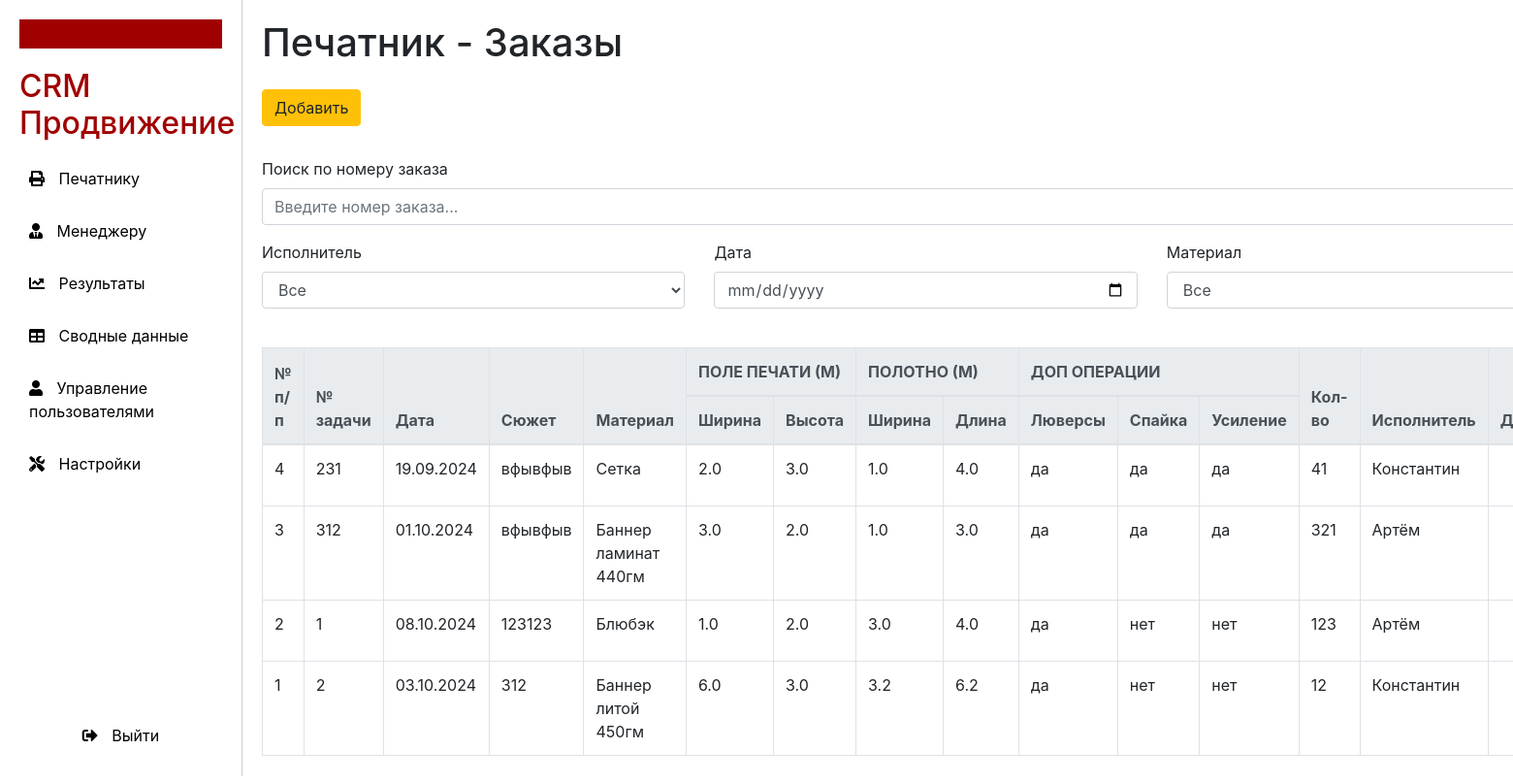
Before: /printer (signed in) with the older database file.
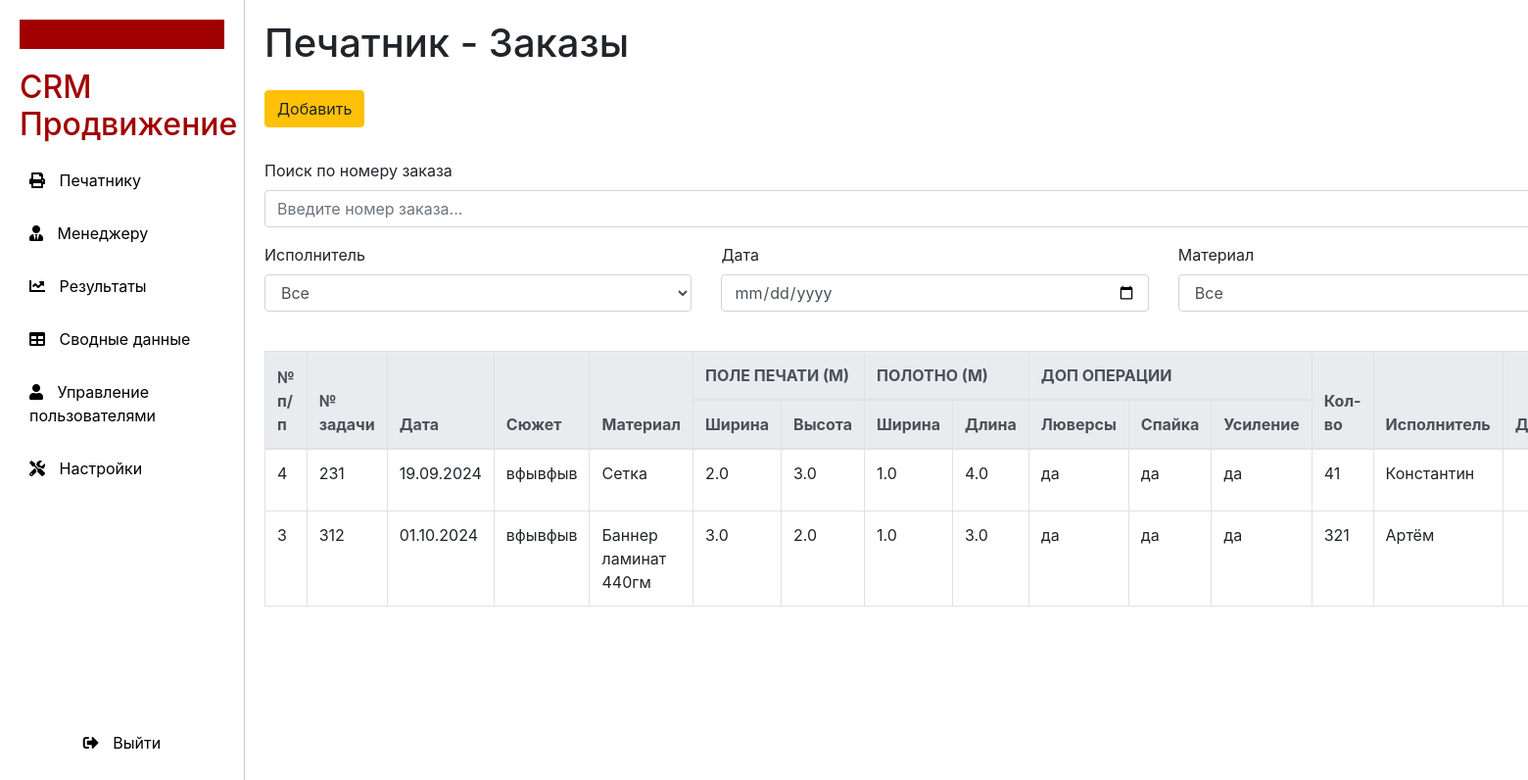
After: the same page with the newer database file.
### models.py (models this page shows)
class Order(Base):
    __tablename__ = 'orders'
    id = Column(Integer, primary_key=True, autoincrement=True)
    task_number = Column(Integer, nullable=False)
    date = Column(Date, nullable=False)
    subject = Column(String, nullable=False)
    material = Column(String, nullable=False)
    quantity = Column(Integer, nullable=False)
    performer = Column(String, nullable=False)
    print_width = Column(Float, nullable=False)
    print_height = Column(Float, nullable=False)
    canvas_width = Column(Float, nullable=False)
    canvas_length = Column(Float, nullable=False)
    eyelets = Column(String, nullable=False)
    spike = Column(String, nullable=False)
    reinforcement = Column(String, nullable=False)
    customer = Column(String, nullable=True)
    price_per_unit = Column(Integer, nullable=True)
    total_amount = Column(Integer, nullable=True)
    result: Mapped["Result"] = relationship(back_populates="order")

### main.py (the view)
@app.get("/printer", response_class=HTMLResponse)
async def printer_page(
        request: Request,
        db: Session = Depends(get_db),
        current_user: User = Depends(get_current_user)
):
    check_role_access(current_user, {Role.printer, Role.superuser, Role.admin})
    orders = db.query(Order).order_by(Order.id.desc()).all()
    return templates.TemplateResponse("printer.html",
                                      {"request": request,
                                       "orders": orders,
                                       "current_user": current_user,
                                       "role": current_user.role.value, })

### templates/printer.html (shortened to what this page needs)
{% extends "layout.html" %}
{% block result %}
<div class="content">
    <h1>Печатник - Заказы</h1>
    <button class="btn btn-warning mt-3" data-toggle="modal" data-target="#orderModal">Добавить</button>
    <div class="row mt-3">
                <div class="col-md-12 form-group mt-3">
            <label for="search_order">Поиск по номеру заказа</label>
            <input type="text" class="form-control" id="search_order" oninput="applyFilters()" placeholder="Введите номер заказа...">
        </div>
        <div class="col-md-4 form-group">
            <label for="filter_performer">Исполнитель</label>
            <select class="form-control" id="filter_performer" onchange="applyFilters()">
                <option value="">Все</option>
            </select>
        </div>
        <div class="col-md-4 form-group">
            <label for="filter_date">Дата</label>
            <input type="date" class="form-control" id="filter_date" onchange="applyFilters()">
        </div>
        <div class="col-md-4 form-group">
            <label for="filter_material">Материал</label>
            <select class="form-control" id="filter_material" onchange="applyFilters()">
                <option value="">Все</option>
            </select>
        </div>
    </div>
    <table class="table table-bordered mt-4" id="orders_table">
        <thead class="thead-light">
        <tr>
            <th rowspan="2">№ п/п</th>
            <th rowspan="2">№ задачи</th>
            <th rowspan="2">Дата</th>
            <th rowspan="2">Сюжет</th>
            <th rowspan="2">Материал</th>
            <th colspan="2">ПОЛЕ ПЕЧАТИ (М)</th>
            <th colspan="2">ПОЛОТНО (М)</th>
            <th colspan="3">ДОП ОПЕРАЦИИ</th>
            <th rowspan="2">Кол-во</th>
            <th rowspan="2">Исполнитель</th>
            <th rowspan="2">Действия</th>
        </tr>
        <tr>
            <th>Ширина</th>
            <th>Высота</th>
            <th>Ширина</th>
            <th>Длина</th>
            <th>Люверсы</th>
            <th>Спайка</th>
            <th>Усиление</th>
        </tr>
        </thead>
        {% if orders %}
        <tbody>
        {% for order in orders %}
        <tr class="order-row" data-performer="{{ order.performer }}" data-date="{{ order.date.strftime('%Y-%m-%d') }}" data-material="{{ order.material }}" data-task-number="{{ order.task_number }}">
            <td>{{ order.id }}</td>
            <td>{{ order.task_number }}</td>
            <td>{{ order.date.strftime("%d.%m.%Y") }}</td>
            <td>{{ order.subject }}</td>
            <td>{{ order.material }}</td>
            <td>{{ order.print_width }}</td>
            <td>{{ order.print_height }}</td>
            <td>{{ order.canvas_width }}</td>
            <td>{{ order.canvas_length }}</td>
            <td>{{ order.eyelets }}</td>
            <td>{{ order.spike }}</td>
            <td>{{ order.reinforcement }}</td>
            <td>{{ order.quantity }}</td>
            <td>{{ order.performer }}</td>
            <td class="text-center">
            </td>
        </tr>
        {% endfor %}
        </tbody>
        {% else %}
        <tr>
            <td colspan="15">Нет доступных заказов</td>
        </tr>
        {% endif %}
    </table>
</div>
{% endblock %}

Changed rows visible on the page:
removed Order: id "2", task_number "1", date "08.10.2024", subject "123123", material "Блюбэк", print_width "1.0", print_height "2.0", canvas_width "3.0", canvas_length "4.0", eyelets "да", spike "нет", reinforcement "нет", quantity "123", performer "Артём"
removed Order: id "1", task_number "2", date "03.10.2024", subject "312", material "Баннер литой 450гм", print_width "6.0", print_height "3.0", canvas_width "3.2", canvas_length "6.2", eyelets "да", spike "нет", reinforcement "нет", quantity "12", performer "Константин"
